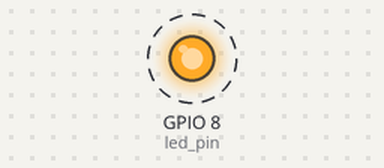
A program run on a simulated ESP8266 board running MicroPython. Shown: output pins drawn as LEDs (lit = HIGH). Dashed ring = blinking. No radio messages arrive unless stated (any console line starting 'radio sent:' is added by the test bench); what the program prints to the serial console is not drawn.

Above: at 0.5 s.
Timing chart, 0 to 4.6 s (numbered marks = the images above):
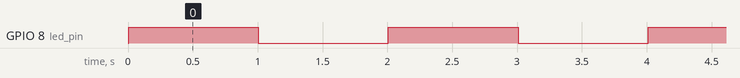

Measured:
- by itself, GPIO 8 (led_pin): alternates HIGH for 1.0 s and LOW for 1.0 s

The program:

main.py
```python
import network
import espnow
import time
from machine import Pin


def wifi_reset():   # Reset wifi to AP_IF off, STA_IF on and disconnected
  sta = network.WLAN(network.STA_IF); sta.active(False)
  ap = network.WLAN(network.AP_IF); ap.active(False)
  sta.active(True)
  while not sta.active():
      time.sleep(0.1)
  sta.disconnect()   # For ESP8266
  while sta.isconnected():
      time.sleep(0.1)
  return sta, ap

sta, ap = wifi_reset()


led_pin = Pin(8, Pin.OUT)
# A WLAN interface must be active to send()/recv()

sta.config(channel = 1)
sta.active(True)


e = espnow.ESPNow()
e.active(True)
#peer2 = b'\x94\xa9\x90Gh\xbc'   # MAC address of peer's wifi interface
peer =  b'\x18\x8b\x0e\x84?\xc0'
e.add_peer(peer)      # Must add_peer() before send()
#e.add_peer(peer2)
state = 0
e.send(peer, "Starting...")
channel= 0
e_state = False

while True:
    print(e.send(peer, "test", True))
    #e_state=e.send(peer2, "test", True)

    e_state = True
    print(channel)

    if e_state == False:

         channel += 1
         if channel > 14:
            channel = 1
         sta.config(channel = channel)
    else:
        print(f'sended on channel {channel}')
        #e.send(peer2, f'channel: {channel}', True)


    state = not state
    led_pin.value(state)
    time.sleep(1)
    
```
